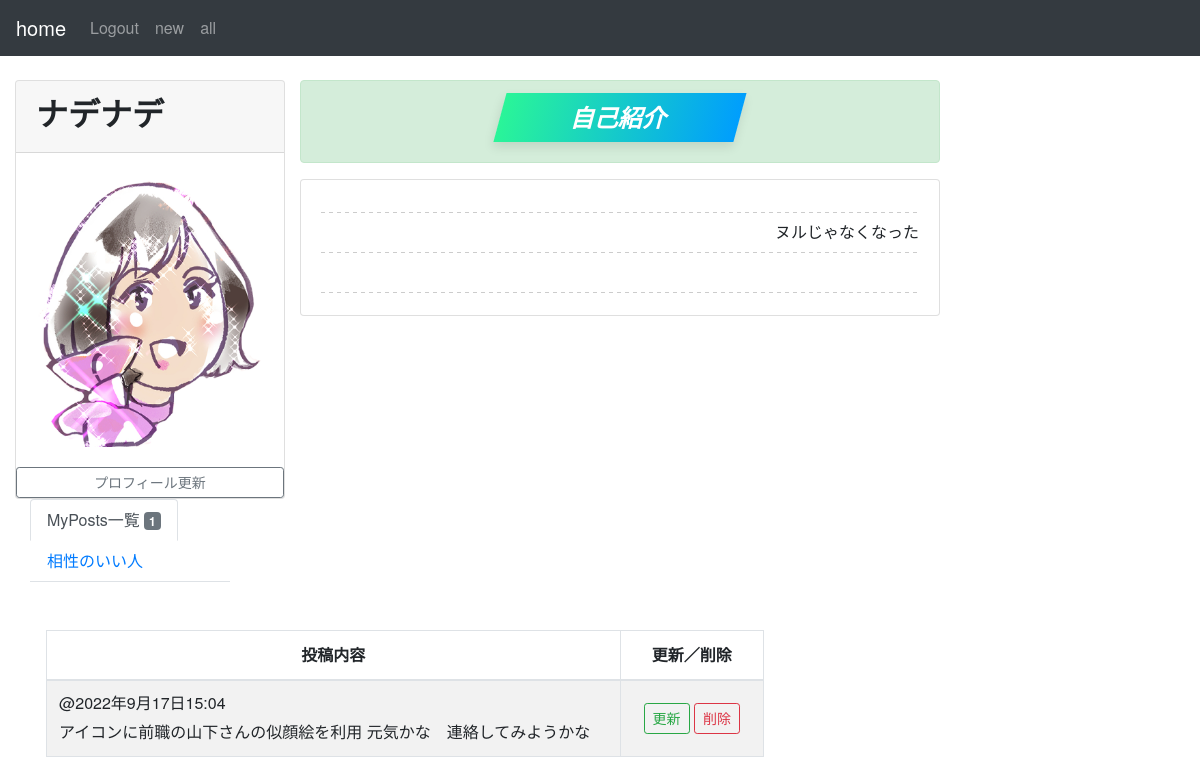
The app's page /post/mypost/ (signed in) with its own data.
### accounts/models.py (models this page shows, shortened)
class CustomUser(AbstractBaseUser, PermissionsMixin):
    comment =models.TextField( verbose_name='自己紹介',blank=True, null=True, max_length=1000,)
    birthday = models.DateField( verbose_name='生年月日',blank=True, null=True)
    email = models.EmailField('メールアドレス', unique=True)
    nickname = models.CharField('ニックネーム', max_length=50)
    avatar = models.ImageField(upload_to='images', verbose_name='プロフィール画像', blank=True, null=True)
    is_active = models.BooleanField(default=True)
    is_staff = models.BooleanField(default=False)
    objects = UserManager()
    USERNAME_FIELD = 'email'
    EMAIL_FIELD = 'email'
    REQUIRED_FIELDS = []
    class Meta:
        verbose_name = ('user')
        verbose_name_plural = ('users')

### post/models.py (models this page shows)
class Post(models.Model):
    owner = models.ForeignKey(settings.AUTH_USER_MODEL, verbose_name='オーナー', on_delete=models.CASCADE)
    content = models.TextField(max_length=500)
    created_at = models.DateTimeField(auto_now_add=True)
    class Meta:
        db_table = 'posts'
        ordering = ["-created_at"]

### post/views.py (the view)
# urls.py: path('mypost/',MyPostsView.as_view(), name='mypost'),
class MyPostsView(LoginRequiredMixin, ListView): # 自分の投稿を見れるようにする
    template_name = 'post/mypost.html'
    model = Post
    def get_queryset(self):  # 自分の投稿オブジェクトを返す。
        return Post.objects.filter(owner_id=self.request.user)
    def get_context_data(self, **kwargs):
        context = super().get_context_data(**kwargs)
        context['my_posts_count'] = Post.objects.filter(owner_id=self.request.user).count()
        context['data']=CustomUser.objects.filter(email=self.request.user)
        return context

### post/templates/post/mypost.html (shortened to what this page needs)
{% extends 'post/base.html' %}
{% load static %}
{% block content %}
    <div class="content-wrapper">
        <div class="container-fluid">
            <div class="row">
                <aside class="col-sm-3">
                    <div class="card">
                        <div class="card-header">
                            {% for item in  data  %}
                            <h2><strong><a>{{ item.nickname }}</a></strong></h2>
                            {% endfor %}
                        </div>
                        <div class="card-body">
                            {% if user.avatar %}
                                <img class="rounded img-fluid mx-auto d-block"
                                    src="{{ user.avatar.url }}" id="avatar-image" alt="avatar_image">
                            {% else %}
                                <img class="rounded img-fluid mx-auto d-block"
                                    src="{% static 'images/avator_default.png' %}" id="avatar-image" alt="avatar_image">
                            {% endif %}
                        </div>
                        <a class="btn btn-outline-secondary btn-sm"
                            href="{% url 'post:edit_profile' %}" role="button">プロフィール更新</a>
                    </div>
                </aside>
                <div class="box" align="right">
                    <div class="col-30 clearfix">
                        <div class="alert alert-success" role="alert">
                            <h4 class="alert-heading">
                                <div class="button010">
                                    <a href="#">自己紹介</a>
                                </div>
                        </div>
                        <div class="card" style="width: 40rem;">
                            <div class="card-body">
                                <div class="dashed-note">
                                    {% for item in data %}
                        　　　　　　 <td>{{item.comment}}</td>
                        　　　　　　　{% endfor %}
                                </div>
                            </div>
                        </div>
                    </div>
                </div>
            </div>
                <div class="col-sm-8">
                    <ul class="nav nav-tabs nav-justif ied mb-3">
                        <li class="nav-item"><a href="{% url 'post:mypost' %}" class="nav-link active">MyPosts一覧
                            <span class="badge badge-secondary">{{ my_posts_count }}</span></a></li>
                        <li class="nav-item"><a href="#" class="nav-link">相性のいい人
                    </ul>
                    <div class="table table-responsive">
                        <table id='post_list'
                                class="table table-striped table-bordered table-hover">
                            <thead>
                            <tr>
                                <th class="text-center" style="width: 80%">投稿内容</th>
                                <th class="text-center" style="width: 20%">更新／削除</th>
                            </tr>
                            </thead>
                            <tbody>
                            {% for item in object_list %}
                                <tr class="text">
                                    <td class="text"><h6>@{{ item.created_at }}</h6>{{ item.content }}</td>
                                    <td class="text-center align-middle">
                                        <a class="btn btn-outline-success btn-sm"
                                            href="{% url 'post:update' item.pk %}"
                                            role="button">更新</a>
                                        <a class="btn btn-outline-danger btn-sm"
                                            href="{% url 'post:delete' item.pk %}"
                                            role="button">削除</a>
                                    </td>
                                </tr>
                            {% endfor %}
                            </tbody>
                        </table>
                    </div>
                </div>
            </div>
{% endblock %}

### post/static/style.css (style rules this page uses)
.dashed-note { background-color: #fff; background-image: linear-gradient(90deg, transparent 0%, transparent 50%, #fff 50%, #fff 100%), linear-gradient(180deg, #ccc 1px, transparent 1px); background-size: 8px 100%, 100% 2.5em; line-height: 2.5em; padding-bottom: 1px; }
ul { width: 200px; margin: 0; padding: 0; list-style-type: none; }
.button010 a { position: relative; display: flex; justify-content: space-around; align-items: center; margin: 0 auto; max-width: 240px; padding: 10px 25px; color: #313131; transition: 0.3s ease-in-out; font-weight: 600; transform: skew(-15deg); color: #fff; background-image: -webkit-gradient(linear, left top, right top, from(#2af598), to(#009efd)); background-image: -webkit-linear-gradient(left, #2af598 0%, #009efd 100%); background-image: linear-gradient(90deg, #2af598 0%, #009efd 100%); -webkit-box-shadow: 0 5px 10px rgba(0, 0, 0, .1); box-shadow: 0 5px 10px rgba(0, 0, 0, .1); }
body { font-family: "Helvetica Neue", Arial, "Hiragino Kaku Gothic ProN", "Hiragino Sans", Meiryo, sans-serif; }

### records on screen
CustomUser: nickname "ナデナデ", avatar (picture), comment "ヌルじゃなくなった"
Post: created_at "2022年9月17日15:04", content "アイコンに前職の山下さんの似顔絵を利用 元気かな 連絡してみようかな"

### other values on screen
{{ my_posts_count }} "1"
